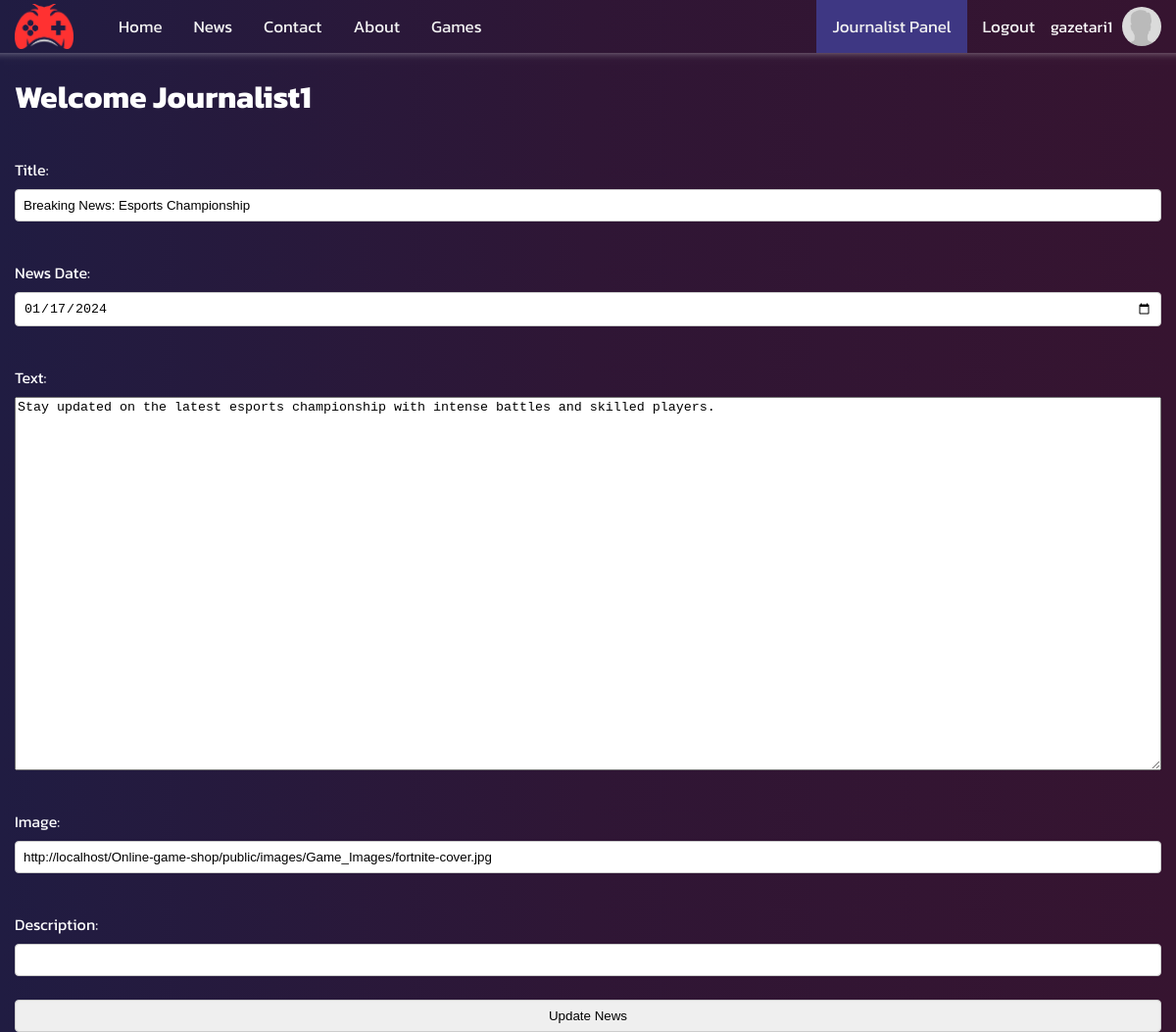
/public/view/admin/edit-news.php?id=4 (signed in), run on the app's committed database.
### tables this page shows
CREATE TABLE news (
    news_id INT AUTO_INCREMENT PRIMARY KEY,
    title VARCHAR(255),
    news_date DATE,
    journalist_user_id INT,
    news_text TEXT,
    image VARCHAR(255),
    FOREIGN KEY (journalist_user_id) REFERENCES users(id)
);

### config/Database.php (called while the page is built, shortened)
<?php
class Database
{
    private $conn;
    public function __construct($servername = "127.0.0.1", $username = "root", $password = "", $dbname = "shop")
    {
        $this->conn = new mysqli($servername, $username, $password, $dbname);
    }
    public function query($sql)
    {
        return $this->conn->query($sql);
    }
}
?>

### public/view/Admin/edit-news.php (the view, shortened to what this page needs)
<?php
require_once '../../../config/Database.php';
require_once '../../../src/controller/News.php';
?>
<!DOCTYPE html>
<html lang="en">
<head>
    <link rel="stylesheet" href="/Online-game-shop/public/css/global.css">
    <link rel="stylesheet" href="/Online-game-shop/public/css/index.css">
    <link rel="stylesheet" href="/Online-game-shop/public/css/game.css">
    <link rel="stylesheet" href="/Online-game-shop/public/css/admin.css">
    <link rel="stylesheet" href="/Online-game-shop/public/css/login.css">
</head>
<body>
<?php include('../navbar.php'); ?>
    <div class="main-container">
        <div>
        <?php
        $name = $_SESSION["user"]["name"];
        echo "<h1>Welcome $name</h1>";
        ?>
            <?php
            $newsId = $_GET['id'];
            $database= new Database();
            $sql = "SELECT * FROM news WHERE news_id = $newsId";
            $result = $database->query($sql);
            if ($result && $row = $result->fetch_assoc()) {
            ?>
                <form action="../../../src/controller/Edit-news.php" method="POST">
                    <label for="title">Title:</label>
                    <input type="text" name="title" value="<?php echo $row['title']; ?>" required><br>
                    <label for="date">News Date:</label>
                    <input type="date" name="date" value="<?php echo $row['news_date']; ?>" required><br>
                    <label for="text">Text:</label>
                    <textarea name="text" required rows="25"><?php echo $row['news_text']; ?></textarea><br>
                    <label for="image">Image:</label>
                    <input type="text" name="image" value="<?php echo $row['image']; ?>" required><br>
                    <label for="short-dcs">Description:</label>
                    <input type="text" name="short-dcs" value="<?php echo $row['newsShortDesc']; ?>" required><br>
                    <input type="submit" value="Update News">
                </form>
            <?php
            } else {
                echo "Error retrieving game data.";
            }
            ?>
        </div>
    </div>
</body>
</html>

### public/css/global.css (style rules this page uses)
html { font-family: Kanit; color: white; background: linear-gradient(90deg, #201c42, #2f1635, #361430); }
.main-container { z-index: 0; margin-right: auto; margin-left: auto; }
@media (min-width: 768px) { .main-container { width: 750px; } }
@media (min-width: 992px) { .main-container { width: 970px; } }
@media (min-width: 1200px) { .main-container { width: 1170px; } }
body { margin: 0; }

### public/css/index.css (style rules this page uses)
* { box-sizing: border-box; scrollbar-color: transparent transparent; scrollbar-width: 0px; }
* { -ms-overflow-style: none; }

### public/css/login.css (style rules this page uses)
form { display: flex; flex-direction: column; }
label { margin-top: 16px; margin-bottom: 8px; }
input { padding: 8px; border: 1px solid #ccc; border-radius: 4px; }

### data on the page
news: title "Breaking News: Esports Championship", date "01/17/2024", text "Stay updated on the latest esports championship with intense battles and skilled players.", image "http://localhost/Online-game-shop/public/images/Game_Images/fortnite-cover.jpg"

### other printed values
$username "gazetari1"
$name "Journalist1"
